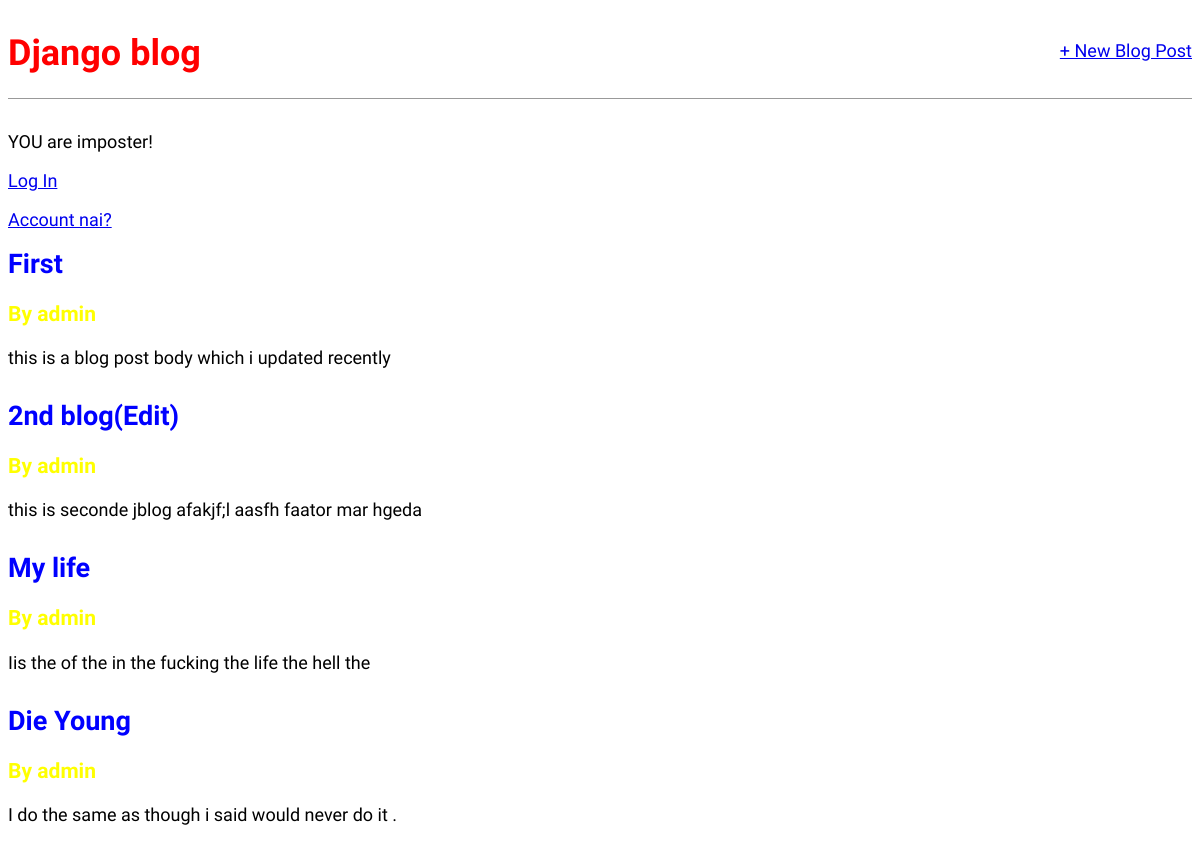
Before: / with the older database file.
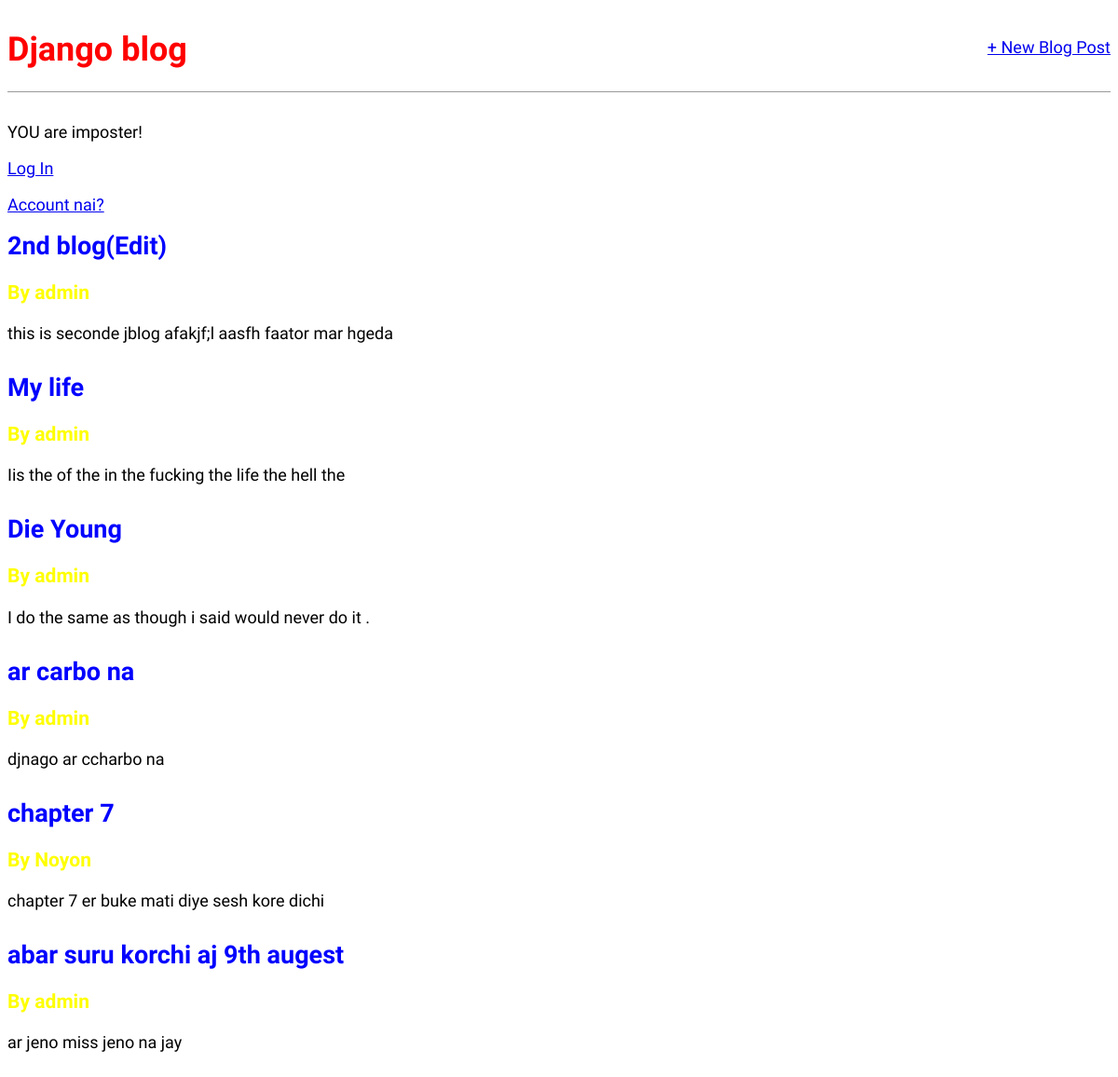
After: the same page with the newer database file.
### blog/models.py (models this page shows, shortened)
class Post(models.Model):
    title= models.CharField(max_length=50)
    author= models.ForeignKey(
        'auth.User',
        on_delete=models.CASCADE,
    )
    body= models.TextField()

### blog/views.py (the view)
# urls.py: path('',BlogListView.as_view(),name='home'),
class BlogListView(ListView):
    model= Post
    template_name= 'home.html'

### blog/templates/home.html
{% extends 'base.html'%}
{% block content %}
{% for post in object_list %}
<div class="post-entry">
    <h2><a href="{% url 'post_detail' post.pk %}">{{ post.title }}</a><h3 style="color:yellow;text-decoration: dotted;">By {{ post.author }}</h3></h2>
    <p>{{ post.body }}</p>
</div>
{% endfor %}
{% endblock content %}

### blog/templates/base.html (shortened to what this page needs)
{% load static %}
<!DOCTYPE html>
<html lang="en">
<head>
    <link href="{% static 'css/base.css' %}" rel="stylesheet">
</head>
<body>
    <header>
        <div class="nav-left">
            <h1><a href="{% url 'home' %}">Django blog</a></h1>
        </div>
        <div class="nav-right">
            <a href="{% url 'post_new' %}">+ New Blog Post</a>
        </div>
    </header>
    {% if user.is_authenticated %}
        <p>Hi {{ user.username}}!</p>
        <p><a href="{% url 'logout' %}">Log out</a></p>
    {% else %}
        <p> YOU are imposter!</p>
        <a href="{% url 'login' %}">Log In</a>
    {% endif %}
    <p><a href="{% url 'signup' %}">Account nai?</a></p>
    <div>
        {% block content %}
        {% endblock content %}
    </div>
</body>
</html>

### blog/static/css/base.css (style rules this page uses)
body { font-family: 'Source Sans Pro', sans-serif; font-size: 18px; }
header { border-bottom: 1px solid #999; margin-bottom: 2rem; display: flex; }
header h1 a { color: red; text-decoration: none; }
.nav-left { margin-right: auto; }
.nav-right { display: flex; padding-top: 2rem; }
.post-entry { margin-bottom: 2rem; }
.post-entry h2 { margin: 0.5rem 0; }
.post-entry h2 a, .post-entry h2 a:visited { color: blue; text-decoration: none; }
.post-entry p { margin: 0; font-weight: 400; }

Changed rows visible on the page:
removed Post: title "First", author "admin", body "this is a blog post body which i updated recently"
added Post: title "ar carbo na", author "admin", body "djnago ar ccharbo na"
added Post: title "chapter 7", author "Noyon", body "chapter 7 er buke mati diye sesh kore dichi"
added Post: title "abar suru korchi aj 9th augest", author "admin", body "ar jeno miss jeno na jay"
